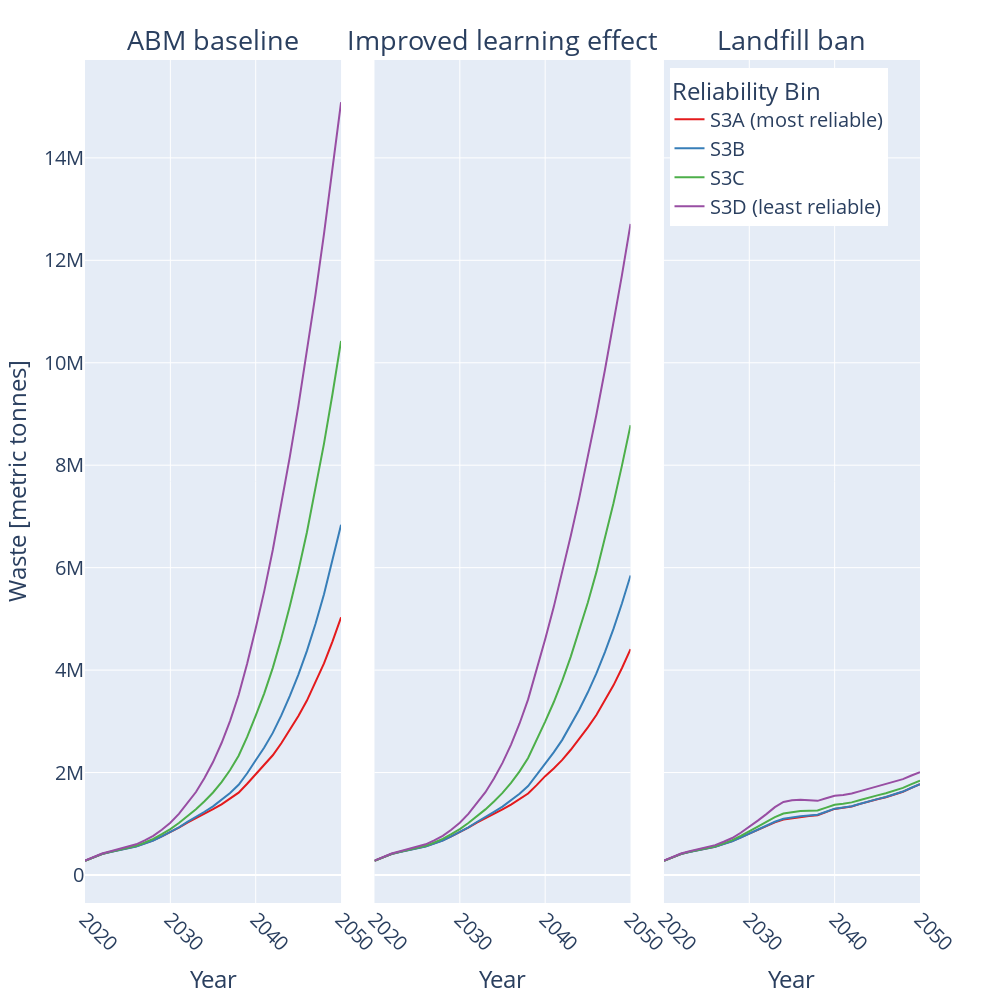

Notebook source saved alongside this figure:
### Markdown cell above
## Plotting with USyearly and UScum data frames: r3

### Code cell
filter_col = [col for col in UScum if (col.startswith('Waste_Module_ABM_Simulation3'))]
df = UScum[filter_col]
#pretty_repair_scenarios = ['Improved Learning Effect', 'ABM Baseline', 'Landfill Ban']
#df = df.set_axis(pretty_repair_scenarios, axis=1)
df['year'] = list(range(1995,2051))
df = df.melt(id_vars = 'year')
scenario_splices = []
for i in range(0,len(df['variable'])):
    scenario_splices += [df.loc[i,'variable'][30:]]
quality_splices = []
for i in range(0,len(df['variable'])):
    quality_splices += [df.loc[i,'variable'][28]]
df['scenario'] = scenario_splices
df['reliability_bin'] = quality_splices
df = df.drop("variable", axis=1)
df = df[df.year.isin(list(range(2020,2051)))]

#make bin labels more descriptive
df = df.reset_index()
new_reliability_bin = []
for i in range(0,len(df['reliability_bin'])):
    if df.loc[i,'reliability_bin'] == 'A':
        new_reliability_bin += ['S3A (most reliable)']
    elif df.loc[i,'reliability_bin'] == 'D':
        new_reliability_bin += ['S3D (least reliable)'] 
    elif df.loc[i,'reliability_bin'] == 'B':
        new_reliability_bin += ['S3B'] 
    elif df.loc[i,'reliability_bin'] == 'C':
        new_reliability_bin += ['S3C'] 
    else:
        new_reliability_bin += [df.loc[i,'reliability_bin']]
df['new_reliability_bin'] = new_reliability_bin

fig1 = px.line(df, x='year', y='value', color = 'new_reliability_bin', facet_col = 'scenario', 
               facet_col_spacing = 0.04, 
               labels={
                     "year": "Year",
                     "value": "Waste [metric tonnes]",
                    "new_reliability_bin":"Reliability Bin"
                },  color_discrete_sequence=px.colors.qualitative.Set1,
              category_orders={"scenario": ["juliens_baseline", "better_learning", "landfill_ban"]})
#fig1.update_layout(title_text='Simulation 3: Cumulative Waste for Different Reliability Bins', title_x=0.5)
fig1.update_layout(font=dict(size=20), height = 1000, width = 1000)
fig1.for_each_annotation(lambda a: a.update(text=a.text.replace("scenario=better_learning", "Improved learning effect")
                                            , font_size=27))
fig1.for_each_annotation(lambda a: a.update(text=a.text.replace("scenario=juliens_baseline", "ABM baseline")))
fig1.for_each_annotation(lambda a: a.update(text=a.text.replace("scenario=landfill_ban", "Landfill ban")))
fig1.update_layout(legend=dict(
    yanchor="top",
    y=0.99,
    xanchor="left",
    x=0.7
))
fig1.update_xaxes(tickangle=45)
fig1.show()

### Figure 1 — Plotly figure (JSON) as saved in the notebook; plotly's stock layout.template omitted (floating-point values rounded to 4 significant figures)
{"data": [{"hovertemplate": "Reliability Bin=S3A (most reliable)<br>scenario=juliens_baseline<br>Year=%{x}<br>Waste [metric tonnes]=%{y}<extra></extra>", "legendgroup": "S3A (most reliable)", "line": {"color": "rgb(228,26,28)", "dash": "solid"}, "mode": "lines", "name": "S3A (most reliable)", "orientation": "v", "showlegend": true, "type": "scatter", "x": [2020, 2021, 2022, 2023, 2024, 2025, 2026, 2027, 2028, 2029, 2030, 2031, 2032, 2033, 2034, 2035, 2036, 2037, 2038, 2039, 2040, 2041, 2042, 2043, 2044, 2045, 2046, 2047, 2048, 2049, 2050], "xaxis": "x", "y": [277000.0, 345400.0, 411000.0, 451700.0, 490600.0, 524500.0, 558900.0, 617600.0, 677400.0, 755600.0, 835600.0, 926700.0, 1024000.0, 1107000.0, 1199000.0, 1284000.0, 1380000.0, 1487000.0, 1607000.0, 1782000.0, 1973000.0, 2144000.0, 2337000.0, 2572000.0, 2832000.0, 3105000.0, 3404000.0, 3752000.0, 4131000.0, 4562000.0, 5031000.0], "yaxis": "y"}, {"hovertemplate": "Reliability Bin=S3A (most reliable)<br>scenario=better_learning<br>Year=%{x}<br>Waste [metric tonnes]=%{y}<extra></extra>", "legendgroup": "S3A (most reliable)", "line": {"color": "rgb(228,26,28)", "dash": "solid"}, "mode": "lines", "name": "S3A (most reliable)", "orientation": "v", "showlegend": false, "type": "scatter", "x": [2020, 2021, 2022, 2023, 2024, 2025, 2026, 2027, 2028, 2029, 2030, 2031, 2032, 2033, 2034, 2035, 2036, 2037, 2038, 2039, 2040, 2041, 2042, 2043, 2044, 2045, 2046, 2047, 2048, 2049, 2050], "xaxis": "x2", "y": [277000.0, 345400.0, 411000.0, 451700.0, 490600.0, 524500.0, 558900.0, 617600.0, 677400.0, 755600.0, 835500.0, 926600.0, 1023000.0, 1106000.0, 1197000.0, 1281000.0, 1374000.0, 1476000.0, 1590000.0, 1755000.0, 1929000.0, 2080000.0, 2246000.0, 2445000.0, 2658000.0, 2881000.0, 3123000.0, 3403000.0, 3702000.0, 4041000.0, 4409000.0], "yaxis": "y2"}, {"hovertemplate": "Reliability Bin=S3A (most reliable)<br>scenario=landfill_ban<br>Year=%{x}<br>Waste [metric tonnes]=%{y}<extra></extra>", "legendgroup": "S3A (most reliable)", "line": {"color": "rgb(228,26,28)", "dash": "solid"}, "mode": "lines", "name": "S3A (most reliable)", "orientation": "v", "showlegend": false, "type": "scatter", "x": [2020, 2021, 2022, 2023, 2024, 2025, 2026, 2027, 2028, 2029, 2030, 2031, 2032, 2033, 2034, 2035, 2036, 2037, 2038, 2039, 2040, 2041, 2042, 2043, 2044, 2045, 2046, 2047, 2048, 2049, 2050], "xaxis": "x3", "y": [277000.0, 345400.0, 411000.0, 451400.0, 489600.0, 521600.0, 552400.0, 606700.0, 661600.0, 734500.0, 807200.0, 886900.0, 965100.0, 1028000.0, 1083000.0, 1110000.0, 1133000.0, 1150000.0, 1168000.0, 1229000.0, 1290000.0, 1314000.0, 1339000.0, 1388000.0, 1437000.0, 1478000.0, 1518000.0, 1573000.0, 1626000.0, 1701000.0, 1775000.0], "yaxis": "y3"}, {"hovertemplate": "Reliability Bin=S3B<br>scenario=juliens_baseline<br>Year=%{x}<br>Waste [metric tonnes]=%{y}<extra></extra>", "legendgroup": "S3B", "line": {"color": "rgb(55,126,184)", "dash": "solid"}, "mode": "lines", "name": "S3B", "orientation": "v", "showlegend": true, "type": "scatter", "x": [2020, 2021, 2022, 2023, 2024, 2025, 2026, 2027, 2028, 2029, 2030, 2031, 2032, 2033, 2034, 2035, 2036, 2037, 2038, 2039, 2040, 2041, 2042, 2043, 2044, 2045, 2046, 2047, 2048, 2049, 2050], "xaxis": "x", "y": [276200.0, 344200.0, 409400.0, 449600.0, 488000.0, 521400.0, 555400.0, 614000.0, 674200.0, 753700.0, 836300.0, 931800.0, 1036000.0, 1129000.0, 1235000.0, 1340000.0, 1461000.0, 1599000.0, 1761000.0, 1987000.0, 2241000.0, 2489000.0, 2774000.0, 3115000.0, 3499000.0, 3914000.0, 4375000.0, 4901000.0, 5482000.0, 6133000.0, 6837000.0], "yaxis": "y"}, {"hovertemplate": "Reliability Bin=S3B<br>scenario=better_learning<br>Year=%{x}<br>Waste [metric tonnes]=%{y}<extra></extra>", "legendgroup": "S3B", "line": {"color": "rgb(55,126,184)", "dash": "solid"}, "mode": "lines", "name": "S3B", "orientation": "v", "showlegend": false, "type": "scatter", "x": [2020, 2021, 2022, 2023, 2024, 2025, 2026, 2027, 2028, 2029, 2030, 2031, 2032, 2033, 2034, 2035, 2036, 2037, 2038, 2039, 2040, 2041, 2042, 2043, 2044, 2045, 2046, 2047, 2048, 2049, 2050], "xaxis": "x2", "y": [276200.0, 344200.0, 409400.0, 449600.0, 488000.0, 521400.0, 555400.0, 614000.0, 674200.0, 753700.0, 836200.0, 931700.0, 1035000.0, 1128000.0, 1233000.0, 1335000.0, 1452000.0, 1585000.0, 1737000.0, 1949000.0, 2178000.0, 2395000.0, 2638000.0, 2923000.0, 3231000.0, 3566000.0, 3935000.0, 4352000.0, 4804000.0, 5305000.0, 5847000.0], "yaxis": "y2"}, {"hovertemplate": "Reliability Bin=S3B<br>scenario=landfill_ban<br>Year=%{x}<br>Waste [metric tonnes]=%{y}<extra></extra>", "legendgroup": "S3B", "line": {"color": "rgb(55,126,184)", "dash": "solid"}, "mode": "lines", "name": "S3B", "orientation": "v", "showlegend": false, "type": "scatter", "x": [2020, 2021, 2022, 2023, 2024, 2025, 2026, 2027, 2028, 2029, 2030, 2031, 2032, 2033, 2034, 2035, 2036, 2037, 2038, 2039, 2040, 2041, 2042, 2043, 2044, 2045, 2046, 2047, 2048, 2049, 2050], "xaxis": "x3", "y": [276200.0, 344200.0, 409400.0, 449400.0, 487100.0, 518700.0, 549300.0, 603600.0, 658800.0, 732500.0, 807000.0, 889300.0, 970600.0, 1039000.0, 1097000.0, 1125000.0, 1147000.0, 1161000.0, 1176000.0, 1235000.0, 1295000.0, 1318000.0, 1343000.0, 1392000.0, 1441000.0, 1481000.0, 1522000.0, 1577000.0, 1629000.0, 1703000.0, 1775000.0], "yaxis": "y3"}, {"hovertemplate": "Reliability Bin=S3C<br>scenario=juliens_baseline<br>Year=%{x}<br>Waste [metric tonnes]=%{y}<extra></extra>", "legendgroup": "S3C", "line": {"color": "rgb(77,175,74)", "dash": "solid"}, "mode": "lines", "name": "S3C", "orientation": "v", "showlegend": true, "type": "scatter", "x": [2020, 2021, 2022, 2023, 2024, 2025, 2026, 2027, 2028, 2029, 2030, 2031, 2032, 2033, 2034, 2035, 2036, 2037, 2038, 2039, 2040, 2041, 2042, 2043, 2044, 2045, 2046, 2047, 2048, 2049, 2050], "xaxis": "x", "y": [277900.0, 346500.0, 412700.0, 454400.0, 494900.0, 531400.0, 569800.0, 634700.0, 703900.0, 795900.0, 895600.0, 1014000.0, 1149000.0, 1283000.0, 1440000.0, 1611000.0, 1813000.0, 2049000.0, 2329000.0, 2695000.0, 3111000.0, 3546000.0, 4044000.0, 4616000.0, 5252000.0, 5939000.0, 6691000.0, 7521000.0, 8420000.0, 9395000.0, 10430000.0], "yaxis": "y"}, {"hovertemplate": "Reliability Bin=S3C<br>scenario=better_learning<br>Year=%{x}<br>Waste [metric tonnes]=%{y}<extra></extra>", "legendgroup": "S3C", "line": {"color": "rgb(77,175,74)", "dash": "solid"}, "mode": "lines", "name": "S3C", "orientation": "v", "showlegend": false, "type": "scatter", "x": [2020, 2021, 2022, 2023, 2024, 2025, 2026, 2027, 2028, 2029, 2030, 2031, 2032, 2033, 2034, 2035, 2036, 2037, 2038, 2039, 2040, 2041, 2042, 2043, 2044, 2045, 2046, 2047, 2048, 2049, 2050], "xaxis": "x2", "y": [277900.0, 346500.0, 412700.0, 454400.0, 494900.0, 531400.0, 569800.0, 634700.0, 703900.0, 795800.0, 895500.0, 1014000.0, 1148000.0, 1281000.0, 1436000.0, 1602000.0, 1798000.0, 2023000.0, 2284000.0, 2624000.0, 2995000.0, 3372000.0, 3794000.0, 4264000.0, 4769000.0, 5318000.0, 5913000.0, 6563000.0, 7256000.0, 7997000.0, 8782000.0], "yaxis": "y2"}, {"hovertemplate": "Reliability Bin=S3C<br>scenario=landfill_ban<br>Year=%{x}<br>Waste [metric tonnes]=%{y}<extra></extra>", "legendgroup": "S3C", "line": {"color": "rgb(77,175,74)", "dash": "solid"}, "mode": "lines", "name": "S3C", "orientation": "v", "showlegend": false, "type": "scatter", "x": [2020, 2021, 2022, 2023, 2024, 2025, 2026, 2027, 2028, 2029, 2030, 2031, 2032, 2033, 2034, 2035, 2036, 2037, 2038, 2039, 2040, 2041, 2042, 2043, 2044, 2045, 2046, 2047, 2048, 2049, 2050], "xaxis": "x3", "y": [277900.0, 346500.0, 412700.0, 454100.0, 493600.0, 527400.0, 560500.0, 618500.0, 679700.0, 762200.0, 848300.0, 944300.0, 1039000.0, 1129000.0, 1201000.0, 1230000.0, 1248000.0, 1254000.0, 1259000.0, 1315000.0, 1371000.0, 1392000.0, 1418000.0, 1466000.0, 1514000.0, 1555000.0, 1595000.0, 1650000.0, 1701000.0, 1773000.0, 1842000.0], "yaxis": "y3"}, {"hovertemplate": "Reliability Bin=S3D (least reliable)<br>scenario=juliens_baseline<br>Year=%{x}<br>Waste [metric tonnes]=%{y}<extra></extra>", "legendgroup": "S3D (least reliable)", "line": {"color": "rgb(152,78,163)", "dash": "solid"}, "mode": "lines", "name": "S3D (least reliable)", "orientation": "v", "showlegend": true, "type": "scatter", "x": [2020, 2021, 2022, 2023, 2024, 2025, 2026, 2027, 2028, 2029, 2030, 2031, 2032, 2033, 2034, 2035, 2036, 2037, 2038, 2039, 2040, 2041, 2042, 2043, 2044, 2045, 2046, 2047, 2048, 2049, 2050], "xaxis": "x", "y": [281500.0, 351500.0, 419700.0, 464100.0, 508700.0, 551200.0, 598600.0, 676600.0, 764800.0, 883900.0, 1022000.0, 1192000.0, 1396000.0, 1620000.0, 1892000.0, 2205000.0, 2576000.0, 3009000.0, 3513000.0, 4130000.0, 4818000.0, 5542000.0, 6345000.0, 7222000.0, 8167000.0, 9159000.0, 10210000.0, 11330000.0, 12520000.0, 13770000.0, 15090000.0], "yaxis": "y"}, {"hovertemplate": "Reliability Bin=S3D (least reliable)<br>scenario=better_learning<br>Year=%{x}<br>Waste [metric tonnes]=%{y}<extra></extra>", "legendgroup": "S3D (least reliable)", "line": {"color": "rgb(152,78,163)", "dash": "solid"}, "mode": "lines", "name": "S3D (least reliable)", "orientation": "v", "showlegend": false, "type": "scatter", "x": [2020, 2021, 2022, 2023, 2024, 2025, 2026, 2027, 2028, 2029, 2030, 2031, 2032, 2033, 2034, 2035, 2036, 2037, 2038, 2039, 2040, 2041, 2042, 2043, 2044, 2045, 2046, 2047, 2048, 2049, 2050], "xaxis": "x2", "y": [281500.0, 351500.0, 419700.0, 464100.0, 508700.0, 551200.0, 598600.0, 676600.0, 764700.0, 883800.0, 1021000.0, 1192000.0, 1394000.0, 1616000.0, 1885000.0, 2188000.0, 2547000.0, 2958000.0, 3428000.0, 3996000.0, 4603000.0, 5230000.0, 5908000.0, 6623000.0, 7367000.0, 8156000.0, 8984000.0, 9859000.0, 10770000.0, 11720000.0, 12710000.0], "yaxis": "y2"}, {"hovertemplate": "Reliability Bin=S3D (least reliable)<br>scenario=landfill_ban<br>Year=%{x}<br>Waste [metric tonnes]=%{y}<extra></extra>", "legendgroup": "S3D (least reliable)", "line": {"color": "rgb(152,78,163)", "dash": "solid"}, "mode": "lines", "name": "S3D (least reliable)", "orientation": "v", "showlegend": false, "type": "scatter", "x": [2020, 2021, 2022, 2023, 2024, 2025, 2026, 2027, 2028, 2029, 2030, 2031, 2032, 2033, 2034, 2035, 2036, 2037, 2038, 2039, 2040, 2041, 2042, 2043, 2044, 2045, 2046, 2047, 2048, 2049, 2050], "xaxis": "x3", "y": [281500.0, 351500.0, 419600.0, 463600.0, 506600.0, 544600.0, 582900.0, 648800.0, 722500.0, 824000.0, 935700.0, 1062000.0, 1189000.0, 1325000.0, 1427000.0, 1459000.0, 1470000.0, 1458000.0, 1448000.0, 1497000.0, 1546000.0, 1564000.0, 1591000.0, 1638000.0, 1685000.0, 1726000.0, 1767000.0, 1822000.0, 1871000.0, 1942000.0, 2009000.0], "yaxis": "y3"}], "layout": {"annotations": [{"font": {"size": 27}, "showarrow": false, "text": "ABM baseline", "x": 0.1533, "xanchor": "center", "xref": "paper", "y": 1, "yanchor": "bottom", "yref": "paper"}, {"font": {"size": 27}, "showarrow": false, "text": "Improved learning effect", "x": 0.5, "xanchor": "center", "xref": "paper", "y": 1, "yanchor": "bottom", "yref": "paper"}, {"font": {"size": 27}, "showarrow": false, "text": "Landfill ban", "x": 0.8467, "xanchor": "center", "xref": "paper", "y": 1, "yanchor": "bottom", "yref": "paper"}], "font": {"size": 20}, "height": 1000, "legend": {"title": {"text": "Reliability Bin"}, "tracegroupgap": 0, "x": 0.7, "xanchor": "left", "y": 0.99, "yanchor": "top"}, "margin": {"t": 60}, "width": 1000, "xaxis": {"anchor": "y", "domain": [0, 0.3067], "tickangle": 45, "title": {"text": "Year"}}, "xaxis2": {"anchor": "y2", "domain": [0.3467, 0.6533], "matches": "x", "tickangle": 45, "title": {"text": "Year"}}, "xaxis3": {"anchor": "y3", "domain": [0.6933, 1.0], "matches": "x", "tickangle": 45, "title": {"text": "Year"}}, "yaxis": {"anchor": "x", "domain": [0, 1], "title": {"text": "Waste [metric tonnes]"}}, "yaxis2": {"anchor": "x2", "domain": [0, 1], "matches": "y", "showticklabels": false}, "yaxis3": {"anchor": "x3", "domain": [0, 1], "matches": "y", "showticklabels": false}}}
